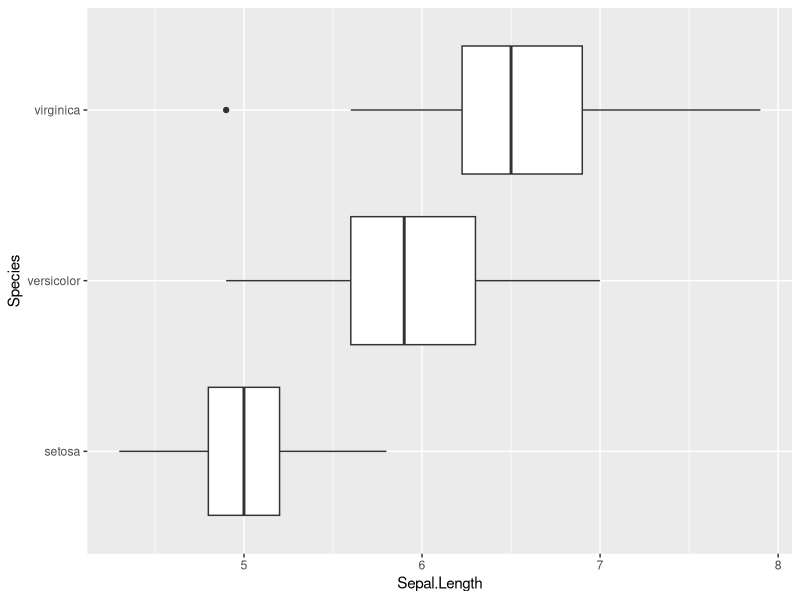

Generate this figure with R:
## ---- chunk 1
knitr::opts_chunk$set(echo = TRUE)
## ---- chunk 2
library(ggplot2)
## ---- chunk 3
data(iris)
head(iris)
ggplot(iris, aes(y = Species, x = Sepal.Length))+
  geom_boxplot()
